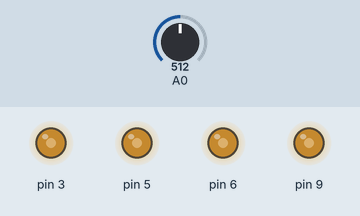
Simulated run of this sketch. Board: Arduino Uno, built with avr-gcc and run on an emulated ATmega328P. On the bench: output pins drawn as LEDs (lit = HIGH). The inputs (shaded band) are chosen by the test bench; at power-on: A0 = 512.

Above: at 1.2 s.
1.3 s: A0 set to 716
At 2.2 s:
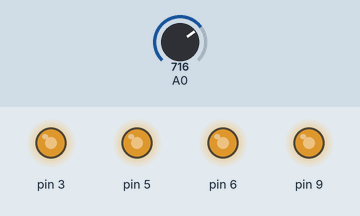
2.8 s: A0 set to 900
At 3.6 s:
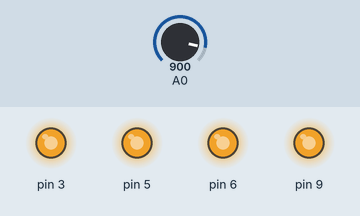
4.3 s: A0 set to 122
At 4.9 s:
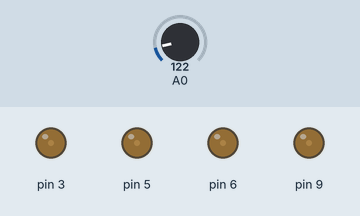
5.8 s: A0 set to 0
At 6.3 s:
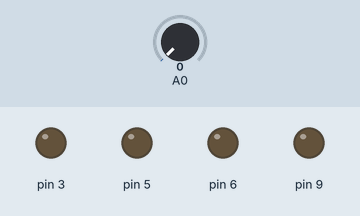
7.3 s: A0 set to 511
At 7.6 s:
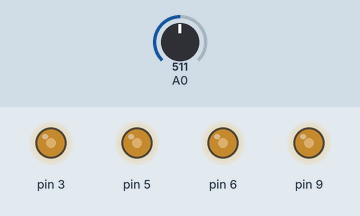
Timing chart, 0 to 9.8 s (numbered marks = the images above; inputs shaded):
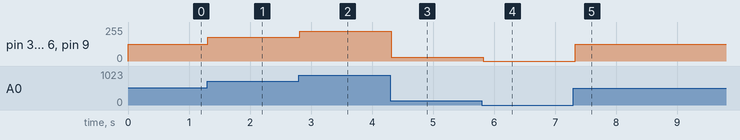

The sketch:

EntradasSalidasAnalogicasArduino.ino
```cpp
/*
Programa para conectar un potenciometro conectado al puerto analogico A0 y sacar
por los pines PWM o analogicos 3,5,6,9 conectados a leds
los cuales se encenderan de acuerdo a la intensidad del potenciometro

Material:
-Arduino uno
-4 Resistencias de 330 ohmios
-4 leds
- Protoboard
- Potenciometro 5k

Autor: Juan Gabriel Ibañez Cedillo
*/
void setup()
{
    //Pines 3,5,6,9 como salida
    pinMode(3,OUTPUT);
    pinMode(5,OUTPUT);
    pinMode(6,OUTPUT);
    pinMode(9,OUTPUT);
}
void loop()
{
    //Recibimos el valor del potenciometro el cual devolvera un valor entre 0 y 1023
    int valorLeido=analogRead(A0);

    //convertimos el valor obtenido entre 0 y 1023 a un rango entre 0 y 255
    //esto porque las entradas analogicas trabajan a 10 bits
    //y las salidas solo trabajan a 8 bits
    int valorConvertido=map(valorLeido,0,1023,0,255);

    //asignamos el valor convertido a las salidas analogicas
    analogWrite(3,valorConvertido);
    analogWrite(5,valorConvertido);
    analogWrite(6,valorConvertido);
    analogWrite(9,valorConvertido);
    delay(50);
}
```

Measured:
- after the input at 1.3 s, pin 3, pin 5, pin 6, pin 9: 127/255 → 178/255 at once
- after the input at 2.8 s, pin 3, pin 5, pin 6, pin 9: 178/255 → 224/255 at once
- after the input at 4.3 s, pin 3, pin 5, pin 6, pin 9: 224/255 → 30/255 at once
- after the input at 5.8 s, pin 3, pin 5, pin 6, pin 9: 30/255 → 0/255 at once
- after the input at 7.3 s, pin 3, pin 5, pin 6, pin 9: 0/255 → 127/255 at once
